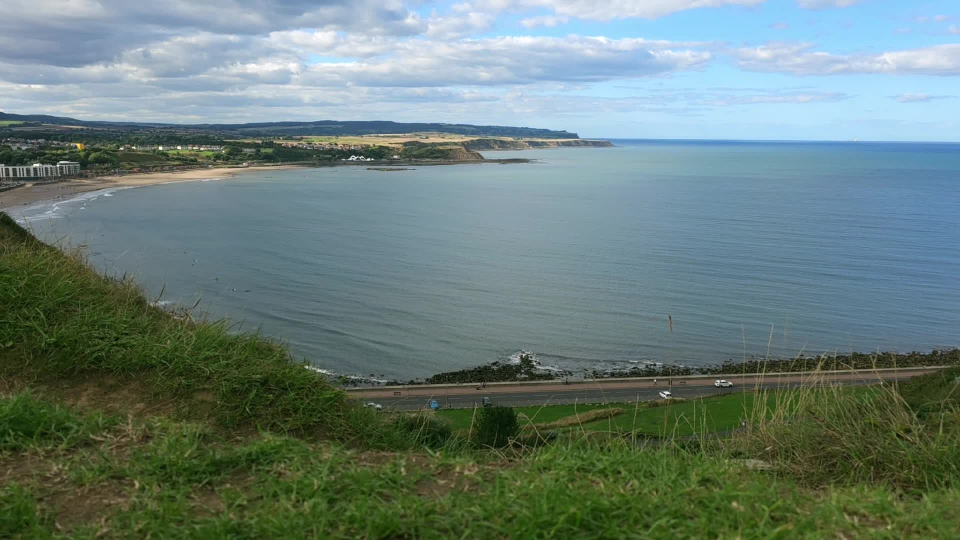
#> input picture assets/photos/scarborough_bay.jpg, 1920 x 1080 px (shown at 1/2 size); its folder holds only this picture in this run
$ python -i smart_crop.py   (imports and definitions only)   (older library calls are emulated)
#> lines starting #> are read from the running program, lines starting #| are printed output that depends on the picture
#> further down, picture is the input picture: shape (1080, 1920, 3); mean B, G, R 121.3, 126.3, 105.7
"""
smart_crop.py - AI Subject Tracking & Dynamic Auto-Framing Engine.
Detects faces and visual saliency in source video to dynamically calculate
optimal crop windows when reframing 16:9 landscape footage into 9:16 portrait.
"""

from pathlib import Path
import cv2
import numpy as np


_FACE_CASCADE = None


def get_face_cascade():
    """Lazily load the OpenCV Haar face cascade classifier."""
    global _FACE_CASCADE
    if _FACE_CASCADE is None:
        cascade_path = cv2.data.haarcascades + "haarcascade_frontalface_default.xml"
        _FACE_CASCADE = cv2.CascadeClassifier(cascade_path)
    return _FACE_CASCADE


def analyze_frame_focal_x(frame):
    """
    Analyzes a single BGR video frame to detect the primary subject center X (0.0 to 1.0).
    Uses face detection as highest priority, falling back to visual gradient saliency.
    """
    h, w = frame.shape[:2]
#> h = 1080; w = 1920
    gray = cv2.cvtColor(frame, cv2.COLOR_BGR2GRAY)
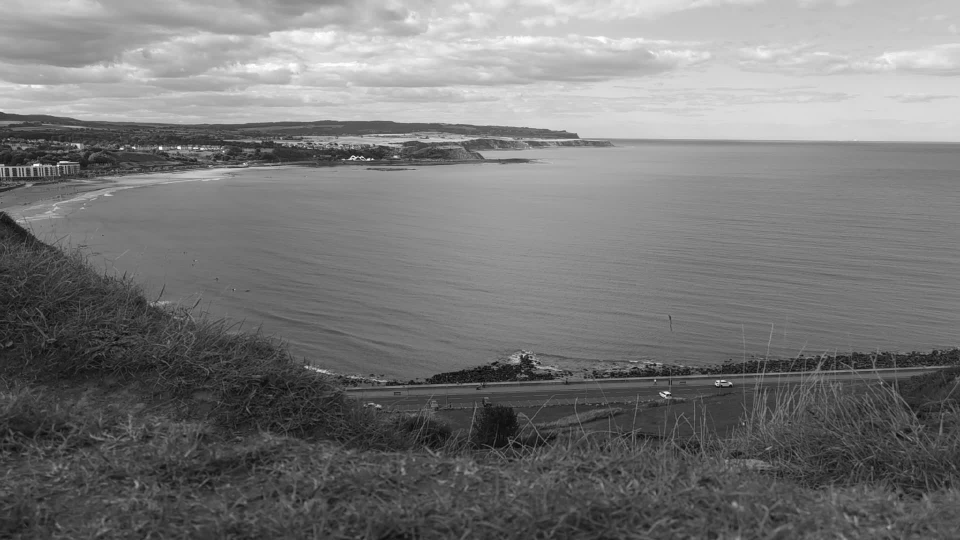
#> gray: shape (1080, 1920) (shown at 1/2 size); min 1, max 255, mean 119.6

    # 1. Face Detection Priority
    face_cascade = get_face_cascade()
    faces = face_cascade.detectMultiScale(
        gray,
        scaleFactor=1.15,
        minNeighbors=4,
        minSize=(int(h * 0.08), int(h * 0.08))
    )
#> faces = ()

    if len(faces) > 0:
        # Weight faces by bounding box area (largest face = most prominent subject)
        total_weight = 0.0
        weighted_center_x = 0.0
        for (fx, fy, fw, fh) in faces:
            area = float(fw * fh)
            cx = fx + fw / 2.0
            weighted_center_x += cx * area
            total_weight += area
        if total_weight > 0:
            return float((weighted_center_x / total_weight) / w)

    # 2. Visual Saliency / Center-of-Mass via Sobel Gradients
    # Computes visual contrast & edges across the horizontal axis
    small = cv2.resize(gray, (160, 90), interpolation=cv2.INTER_AREA)
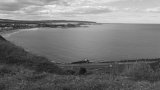
#> small: shape (90, 160); min 18, max 246, mean 119.6
    sobel_x = cv2.Sobel(small, cv2.CV_32F, 1, 0, ksize=3)
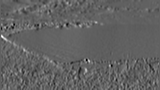
#> sobel_x: shape (90, 160) float32; min -184, max 298, mean 2; drawn with min black and max white
    sobel_y = cv2.Sobel(small, cv2.CV_32F, 0, 1, ksize=3)
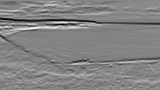
#> sobel_y: shape (90, 160) float32; min -492, max 437, mean -11.4; drawn with min black and max white
    mag = np.sqrt(sobel_x**2 + sobel_y**2)
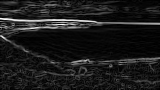
#> mag: shape (90, 160) float32; min 0, max 492, mean 53.2; drawn with min black and max white

    # Weight towards the center of frame slightly to prevent pulling towards edge artifacts
    x_indices = np.linspace(0.0, 1.0, small.shape[1])
#> x_indices = 160 values from 0 to 1
    col_weights = np.mean(mag, axis=0)
#> col_weights = 160 values, max 76.39 at index 5, min 31.64 at index 159, mean 53.16
    center_bias = 1.0 - 0.3 * np.abs(x_indices - 0.5)
    biased_weights = col_weights * center_bias
#> biased_weights = 160 values, max 69.79 at index 73, min 26.9 at index 159, mean 49.22

    total_weight = np.sum(biased_weights)
#> total_weight = 7875
    if total_weight > 1e-5:
        focal_x = float(np.sum(x_indices * biased_weights) / total_weight)
#> focal_x = 0.44
        return focal_x

    # Fallback to absolute center
    return 0.5


# [79 lines left out: functions calculate_smart_crop, get_crop_filter_expression, not called in this run]

>>> import cv2
>>> picture = cv2.imread('../../assets/photos/scarborough_bay.jpg')
>>> result = analyze_frame_focal_x(picture)
#> result = 0.44

$ run again, on assets/photos/whitby_abbey.jpg
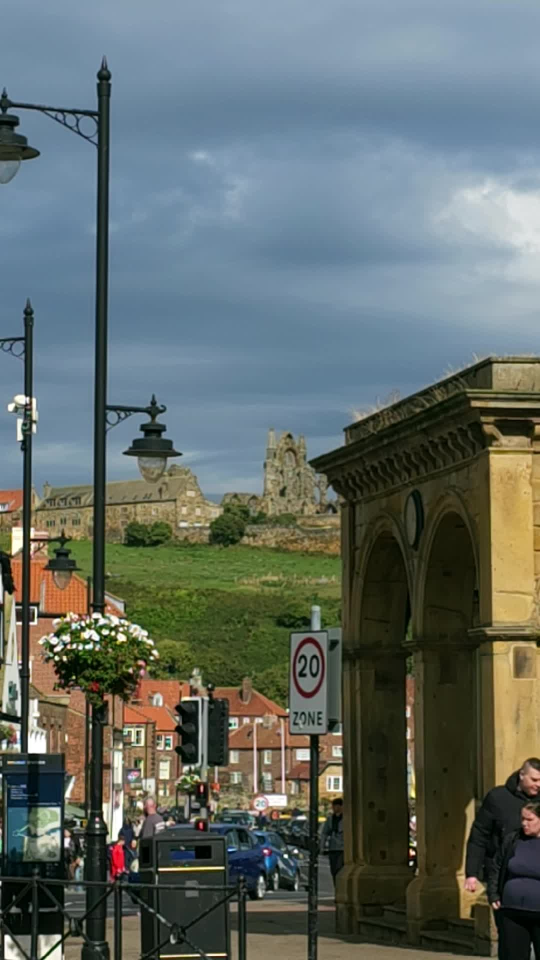
#> input picture assets/photos/whitby_abbey.jpg, 1080 x 1920 px (shown at 1/2 size)
#> picture is the input picture: shape (1920, 1080, 3); mean B, G, R 103.6, 107.4, 97.5
#> in analyze_frame_focal_x, `gray = cv2.cvtColor(frame, cv2.COLOR_BGR2GRAY)`:
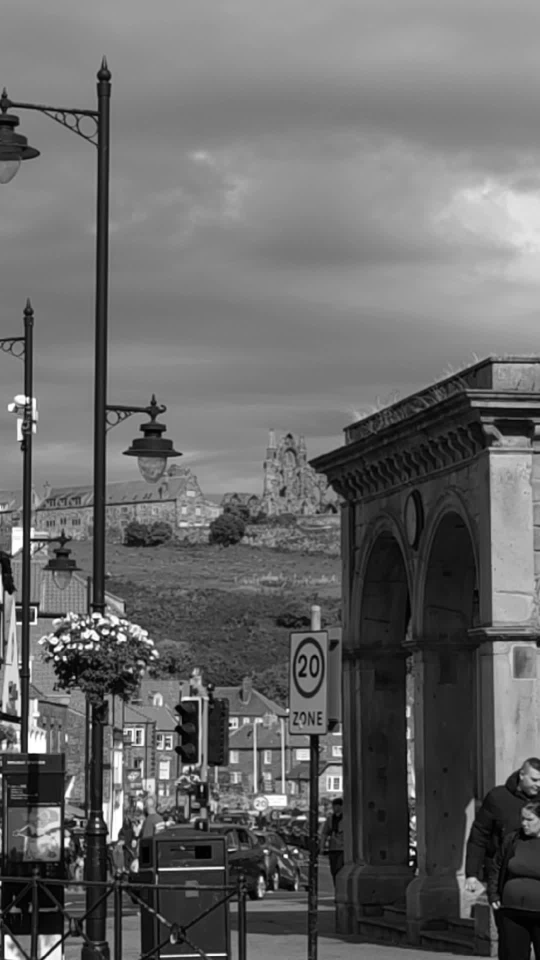
#> gray: shape (1920, 1080) (shown at 1/2 size); min 0, max 255, mean 104
#> faces = ()
#> in analyze_frame_focal_x, `mag = np.sqrt(sobel_x**2 + sobel_y**2)`:
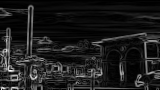
#> mag: shape (90, 160) float32; min 0, max 844.3, mean 95.4; drawn with min black and max white
#> col_weights = 160 values, max 281.1 at index 31, min 38.9 at index 118, mean 95.37
#> biased_weights = 160 values, max 255.4 at index 31, min 36.08 at index 118, mean 87.45
#> total_weight = 13991.5
#> focal_x = 0.438

$ run again, on assets/photos/york_shambles.jpg
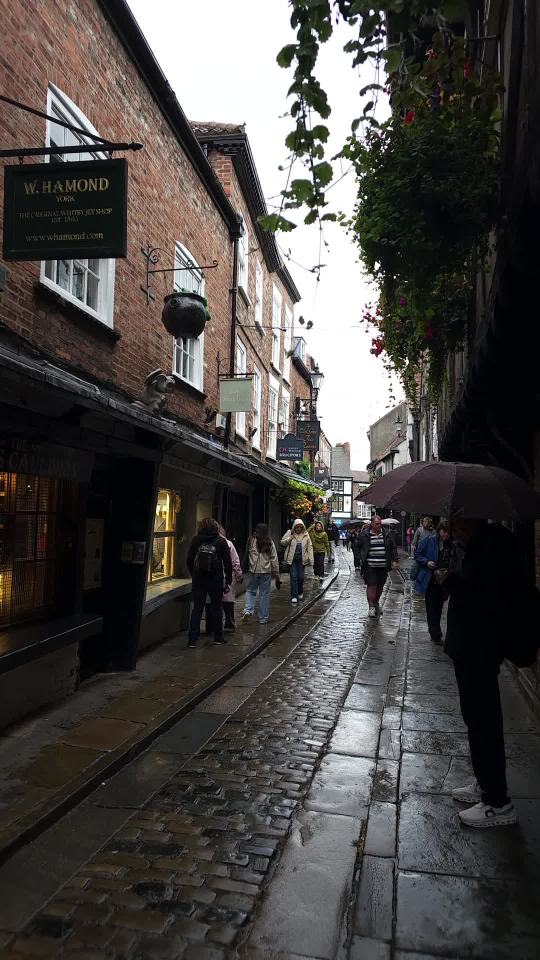
#> input picture assets/photos/york_shambles.jpg, 1080 x 1920 px (shown at 1/2 size)
#> picture is the input picture: shape (1920, 1080, 3); mean B, G, R 70, 72.2, 74.8
#> faces = ()
#> in analyze_frame_focal_x, `sobel_y = cv2.Sobel(small, cv2.CV_32F, 0, 1, ksize=3)`:
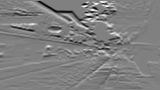
#> sobel_y: shape (90, 160) float32; min -844, max 829, mean -6.1; drawn with min black and max white
#> in analyze_frame_focal_x, `mag = np.sqrt(sobel_x**2 + sobel_y**2)`:
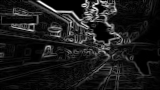
#> mag: shape (90, 160) float32; min 0, max 967.8, mean 104.9; drawn with min black and max white
#> col_weights = 160 values, max 243 at index 86, min 14.31 at index 159, mean 104.9
#> biased_weights = 160 values, max 240.1 at index 86, min 12.16 at index 159, mean 98.9
#> total_weight = 15823.4
#> focal_x = 0.499
